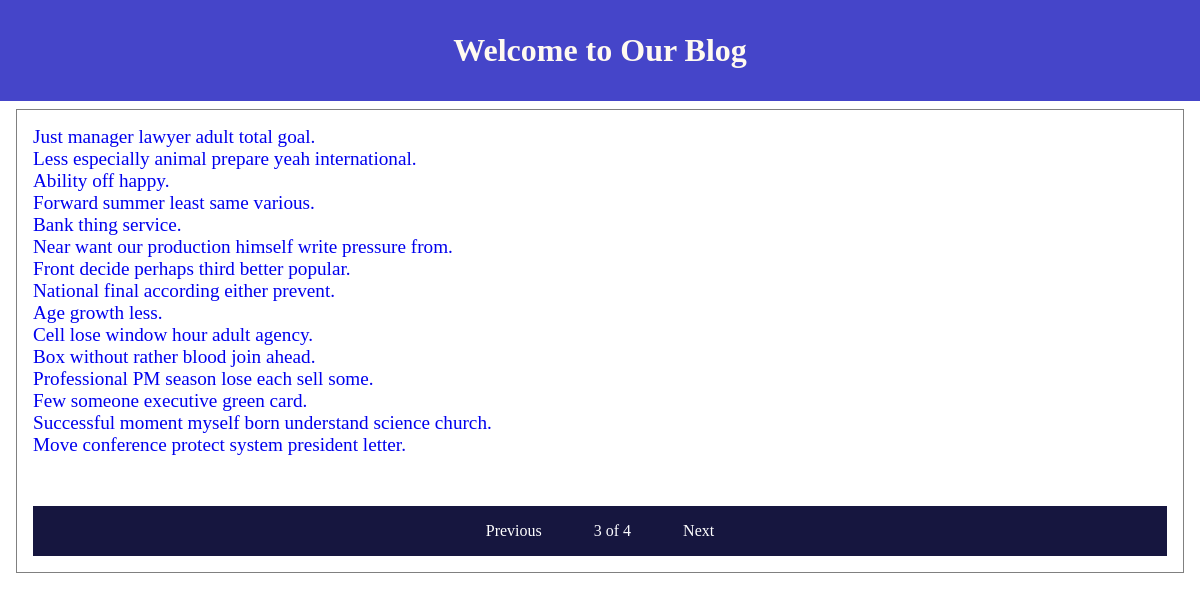
Page /blog/?page=3 on the committed database.
### blog/models.py (models this page shows, shortened)
class Post(models.Model):
    STATUS_CHOICES = (
        ('draft', 'Draft'),
        ('published', 'Published'),
    )
    objects = models.Manager() #default Manager
    published = PublishedManager()
    title = models.CharField(max_length=50, null=True)
    slug = models.SlugField(max_length=250, unique_for_date='publish', null=True)
    author = models.ForeignKey(User,
                                on_delete=models.CASCADE,
                                related_name='blog_posts',
                                null=True)
    body = models.TextField(null=True)
    publish = models.DateTimeField(default=timezone.now)
    created = models.DateTimeField(auto_now_add=True, null=True)
    updated = models.DateTimeField(auto_now=True, null=True)
    views = models.IntegerField(default=0)
    like = models.IntegerField(default=0)
    status = models.CharField(max_length=10, choices=STATUS_CHOICES, default="draft")
    def get_absolute_url(self):
        return reverse('blog:post_details', args=[
            self.publish.year,
            self.publish.month,
            self.publish.day,
            self.slug])
    class Meta:
        ordering = ('-publish',)

### blog/views.py (the view)
# urls.py: path('', views.PostListView.as_view(), name="post_list"),
class PostListView(ListView):
    queryset = Post.objects.all()
    paginate_by = 15
    context_object_name = 'posts'
    template_name = 'blog/post_list.html'

### templates/blog/post_list.html
{% extends "blog/base.html" %}
{% block content %}
    {% for post in posts %}
        <a href="{{post.get_absolute_url}}" class="post_title">{{post.title}}</a><br/>
    {% endfor %}
    {% include "paginator.html" with page=page_obj %}
{% endblock %}

### static/css/styles.css (style rules this page uses)
body { padding: 0px; margin: 0px; }
.post_title { text-decoration: none; font-size: 1.2em; }

### rows in the picture
Post: title "Just manager lawyer adult total goal."
Post: title "Less especially animal prepare yeah international."
Post: title "Ability off happy."
Post: title "Forward summer least same various."
Post: title "Bank thing service."
Post: title "Near want our production himself write pressure from."
Post: title "Front decide perhaps third better popular."
Post: title "National final according either prevent."
Post: title "Age growth less."
Post: title "Cell lose window hour adult agency."
Post: title "Box without rather blood join ahead."
Post: title "Professional PM season lose each sell some."
Post: title "Few someone executive green card."
Post: title "Successful moment myself born understand science church."
Post: title "Move conference protect system president letter."

### other values in the picture
{{ page.number }} "3"
{{ page.paginator.num_pages }} "4"
